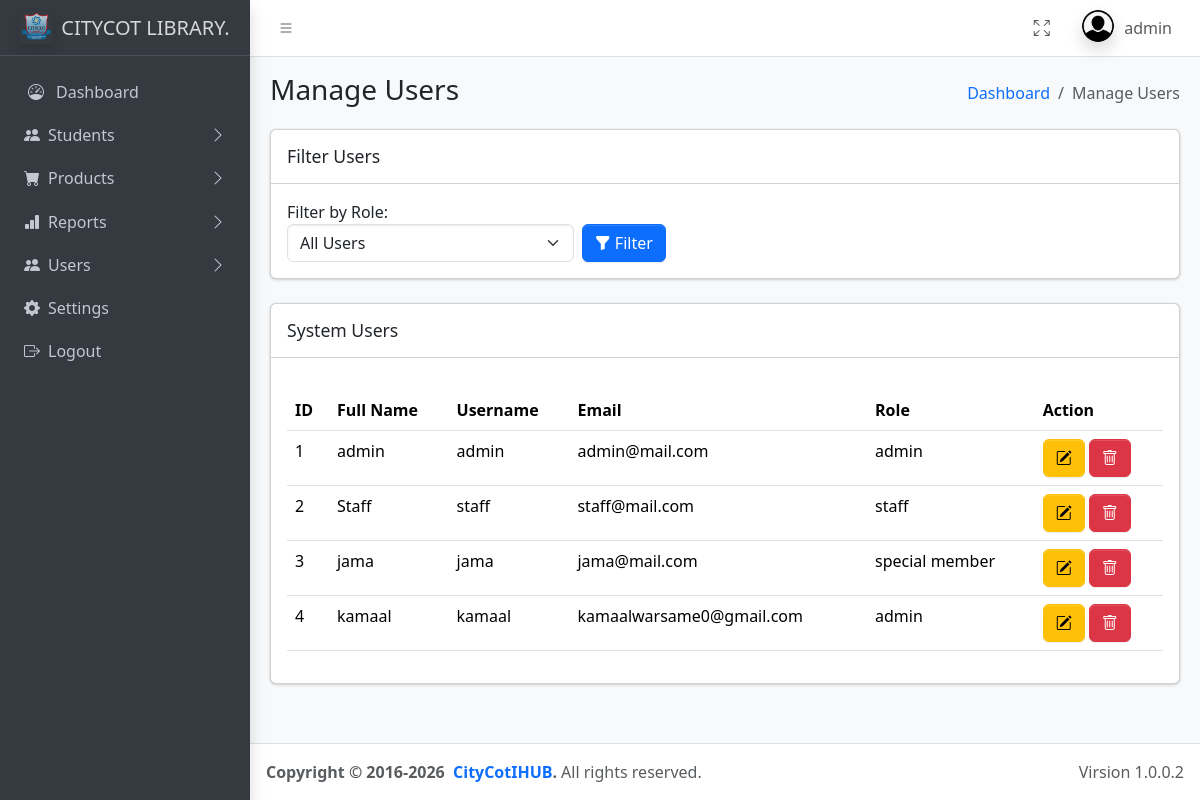
/admin/manage_user.php (signed in), run on the app's committed database.
### tables this page shows
CREATE TABLE `users` (
  `user_id` int(11) NOT NULL,
  `full_name` varchar(150) NOT NULL,
  `username` varchar(100) NOT NULL,
  `email` varchar(150) NOT NULL,
  `password` varchar(255) NOT NULL,
  `photo` varchar(255) NOT NULL,
  `role` enum('admin','staff','special member') NOT NULL,
  `created_at` timestamp NOT NULL DEFAULT current_timestamp()
);

### admin/manage_user.php (the view, shortened to what this page needs)
<?php
include("../includes/connection.php");
include("../includes/header.php");
$role = isset($_GET['role']) ?  $_GET['role'] : '';
if ($role !== '') {
    $stmt = $conn->prepare("SELECT * FROM users WHERE role = ?");
    $stmt->bind_param("s", $role);
    $stmt->execute();
    $result = $stmt->get_result();
} else {
    $query = "SELECT * FROM users";
    $result = mysqli_query($conn, $query);
}
?>
<!DOCTYPE html>
<html lang="en">
    <head>
    </head>
    <body>
        <main class="app-main">
            <div class="app-content-header">
                <div class="container-fluid">
                    <div class="row">
                        <div class="col-sm-6">
                            <h3 class="mb-0">Manage Users</h3>
                        </div>
                        <div class="col-sm-6">
                            <ol class="breadcrumb float-sm-end">
                                <li class="breadcrumb-item">
                                    <a href="admin_dashboard.php">Dashboard</a>
                                </li>
                                <li class="breadcrumb-item active">Manage Users</li>
                            </ol>
                        </div>
                    </div>
                </div>
            </div>
            <div class="app-content">
                <div class="container-fluid">
                     <div class="card mb-4">
                        <div class="card-header">
                            <h5 class="card-title">Filter Users</h5>
                        </div>
                        <div class="card-body">
                            <form method="GET" class="row g-2 align-items-end" action="" autocomplete="off">
                                <div class="col-md-4">
                                <label>Filter by Role:</label>
                                <select name="role" class="form-select">
                                    <option value="" <?= ($role == '') ? 'selected' : '' ?>>All Users</option>
                                </select>
                                </div>
                                <div class="col-md-2 d-flex align-items-end">
                                <button type="submit" class="btn btn-primary"><i class="bi bi-funnel-fill"></i> Filter</button>
                                </div>
                            </form>
                        </div>
                    </div>
                     <div class="card">
                        <div class="card-header">
                            <h5 class="card-title">System Users</h5>
                        </div>
                        <div class="card-body">
                        <div class="table-responsive">
                            <table class="table mt-3">
                                <thead>
                                    <tr>
                                        <th>ID</th>
                                        <th>Full Name</th>
                                        <th>Username</th>
                                        <th>Email</th>
                                        <th>Role</th>
                                        <th>Action</th>
                                    </tr>
                                </thead>
                                <tbody>
                                    <?php if(mysqli_num_rows($result)>0): ?>
                                        <?php while($row=mysqli_fetch_assoc($result)): ?>
                                            <tr>
                                                <td><?php echo htmlspecialchars($row['user_id']); ?></td>
                                                <td><?php echo htmlspecialchars($row['full_name']); ?></td>
                                                <td><?php echo htmlspecialchars($row['username']); ?></td>
                                                <td><?php echo htmlspecialchars($row['email']); ?></td>
                                                <td><?php echo htmlspecialchars($row['role']); ?></td>
                                                <td><a href="edit_user.php?user_id=<?= $row['user_id']; ?>" class="btn btn-warning">
                                                    <i class="bi bi-pencil-square"></i></a>
                                                    <a href="delete_user.php?user_id=<?= $row['user_id']; ?>" class="btn btn-danger"
                                                    onclick="return confirm('Are you sure you want to delete this user?')">
                                                    <i class="bi bi-trash"></i>
                                                    </a>
                                                </td>
                                            </tr>
                                            <?php endwhile; ?>
                                                <?php endif; ?>
                                            </tbody>
                                        </table>
                                    </div>
                                </div>
                            </div>
                        </div>
                    </div>
                </main>
<?php include("../includes/footer.php"); ?>

### data on the page
users: user_id "1", full_name "admin", username "admin", email "admin@mail.com", role "admin"
users: user_id "2", full_name "Staff", username "staff", email "staff@mail.com", role "staff"
users: user_id "3", full_name "jama", username "jama", email "jama@mail.com", role "special member"
users: user_id "4", full_name "kamaal", username "kamaal", email "kamaalwarsame0@gmail.com", role "admin"

### other printed values
$_SESSION['username'] "admin"
